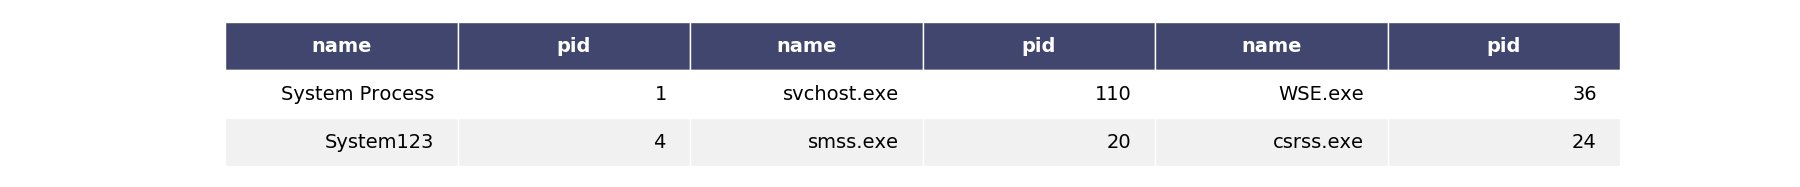

Recreate this plot in Python.
import matplotlib.pyplot as plt
import pandas as pd
import six
import numpy as np


def render_mpl_table(data, col_width=3.0, row_height=0.625, font_size=14,
                     header_color='#40466e', row_colors=['#f1f1f2', 'w'], edge_color='w',
                     bbox=[0, 0, 1, 1], header_columns=0,
                     ax=None, **kwargs):
    if ax is None:
        size = (np.array(data.shape[::-1]) + np.array([0, 1])) * np.array([col_width, row_height])
        fig, ax = plt.subplots(figsize=size)
        ax.axis('off')

    mpl_table = ax.table(cellText=data.values, bbox=bbox, colLabels=data.columns, **kwargs)

    mpl_table.auto_set_font_size(False)
    mpl_table.set_fontsize(font_size)

    for k, cell in six.iteritems(mpl_table._cells):
        cell.set_edgecolor(edge_color)
        if k[0] == 0 or k[1] < header_columns:
            cell.set_text_props(weight='bold', color='w')
            cell.set_facecolor(header_color)
        else:
            cell.set_facecolor(row_colors[k[0]%len(row_colors)])
    plt.savefig('deneme.png')




def splitDataFrameIntoSmaller(df, chunkSize = 10000):
    listOfDf = list()
    numberChunks = len(df) // chunkSize + 1
    for i in range(numberChunks):
        dd = df[i*chunkSize:(i+1)*chunkSize]
        if dd.empty:
            break
        listOfDf.append(df[i*chunkSize:(i+1)*chunkSize])

    return listOfDf


list_of_dicts2 = [
            {'pid': 1, 'name': 'System Process'},
            {'pid': 4, 'name': 'System123'},
            {'pid': 110, 'name': 'svchost.exe'},
            {'pid': 20, 'name': 'smss.exe'},
            {'pid': 36, 'name': 'WSE.exe'},
            {'pid': 24, 'name': 'csrss.exe'}
        ]

df = pd.DataFrame(list_of_dicts2)






liste = splitDataFrameIntoSmaller(df, int(len(df)/3))

df1 = liste[0].reset_index(drop=True)
df2 = liste[1].reset_index(drop=True)
df3 = liste[2].reset_index(drop=True)

df = pd.concat([df1, df2, df3], axis=1)

render_mpl_table(df, header_columns=0, col_width=5.0)

fig, ax = plt.subplots(figsize=(12, 20)) # set size frame
ax.xaxis.set_visible(False)  # hide the x axis
ax.yaxis.set_visible(False)  # hide the y axis
ax.set_frame_on(False)  # no visible frame, uncomment if size is ok
tabla = pd.plotting.table(ax, df, loc='upper right', colWidths=[0.17]*len(df.columns))  # where df is your data frame
tabla.auto_set_font_size(True) # Activate set fontsize manually
#tabla.set_fontsize(12) # if ++fontsize is necessary ++colWidths
tabla.scale(1.2, 1.2) # change size table

plt.savefig('table.png', transparent=True)



